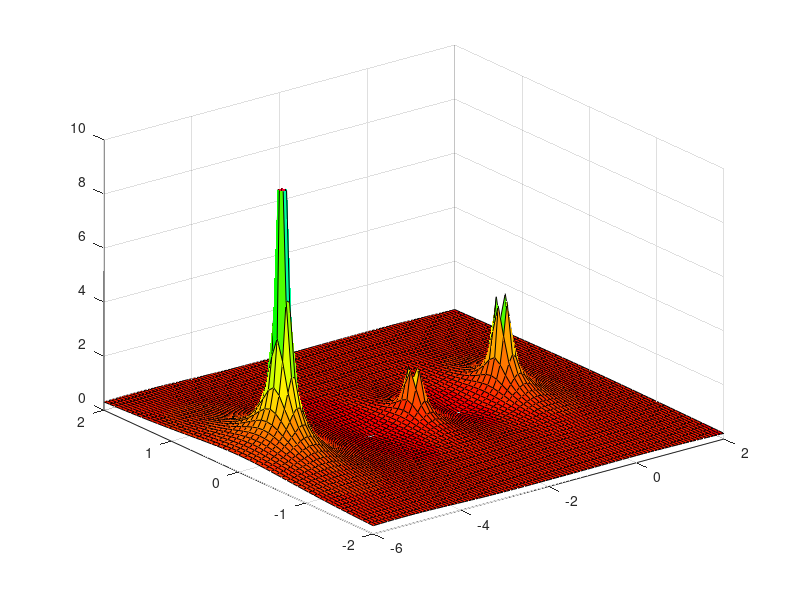

The MATLAB source for this figure:
x1=-6:0.08:2;
y1=-2:0.08:2;
[x y]=meshgrid(x1,y1);
s=x+i*y;
FS=abs(((s+1).*(s+3))./(s.*(s+2).*(s+5)));
mesh(x,y,FS);
surf(x,y,FS);
zlim([0,10])
colormap(hsv);
